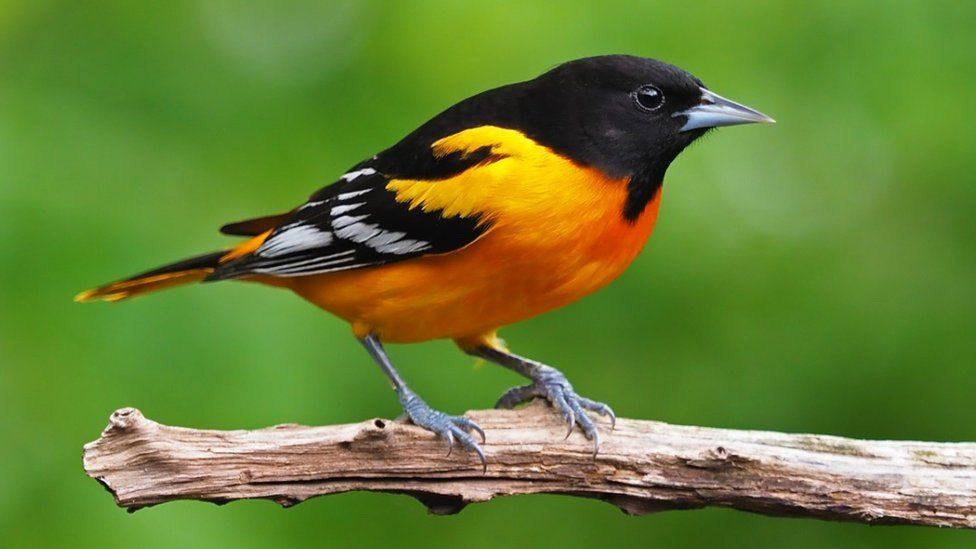
#> input picture plots/bird.jpg, 976 x 549 px
$ jupyter execute --allow-errors 'JPEG Compression.ipynb'
#> lines starting #> are read from the running program, lines starting #| are printed output that depends on the picture
# JPEG Compression

1. [Colorspace Conversion](#yuv)

2. [Chroma Subsampling](#subs)

3. [DCT and Quantization](#dct)

4. [Delta & Huffman Encoding](#enc)

Good links:
- [Understanding and writing JPEG decoder in python](https://yasoob.me/posts/understanding-and-writing-jpeg-decoder-in-python/)
- [Understanding Image Compression](https://medium.com/big-on-development/understanding-image-compression-362087124136)

[cell 1]
import numpy as np
import cv2
import matplotlib.pyplot as plt

# Colorspace Conversion <a id='yuv'></a>

[cell 2]
def show_image(image, bgr=True):
#> called with bgr = True
    plt.axis('off')
    if bgr:
        image = cv2.cvtColor(image, cv2.COLOR_BGR2RGB)
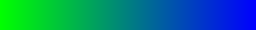
#> image: shape (30, 256, 3); mean R, G, B 0, 127.5, 127.5
    plt.imshow(image)
    plt.show()

colormap_u = np.array([[[i,255-i,0] for i in range(256)]],dtype=np.uint8)
colormap_v = np.array([[[0,255-i,i] for i in range(256)]],dtype=np.uint8)

show_image(np.concatenate([colormap_u]*30, axis=0))
show_image(np.concatenate([colormap_v]*30, axis=0))
#> call 2 of show_image, with bgr = True
#> in show_image (call 2), `image = cv2.cvtColor(image, cv2.COLOR_BGR2RGB)`:
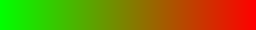
#> image: shape (30, 256, 3); mean R, G, B 127.5, 127.5, 0

### Test image

[cell 3]
im = cv2.imread('plots/bird.jpg')
#> im is the input picture: shape (549, 976, 3); mean B, G, R 52.4, 128.5, 103.2
show_image(im)

### Chroma map

[cell 4]
offsets = [0,30, 60, 90, 120, 150, 180, 210, 240]
f, ax = plt.subplots(len(offsets), len(offsets),figsize=(12,12))
f.tight_layout(pad=0)


#> (the rest of this cell did not finish here and is left out)

### Changes in luminosity

#> (a cell that did not finish here is left out)

# Chroma Subsampling <a id='subs'></a>

Humans are a lot better at distingushing changes in brightness than changes in color. Subsample color in the following way: given a `2 x J` block, a `J:a:b` subsample means that we take `J` values of luma per row, `a` unique chroma values in row `1` and `b` chroma values in row `2`

And this [good video](https://www.youtube.com/watch?v=fkz2-JVaYDk) with some more explanation. If we choose `4:4:4` then no subsampling occurs.

# Discrete Cosine Transform & Quantization <a id='dct'></a>

The following DCT explanation is only shown for the brightness values. A similar approached is used to quantize the chroma, although with different (and more strict) quantization matrices.

[cell 6]
raw_im = (im.mean(2)/255.0).astype('float32')
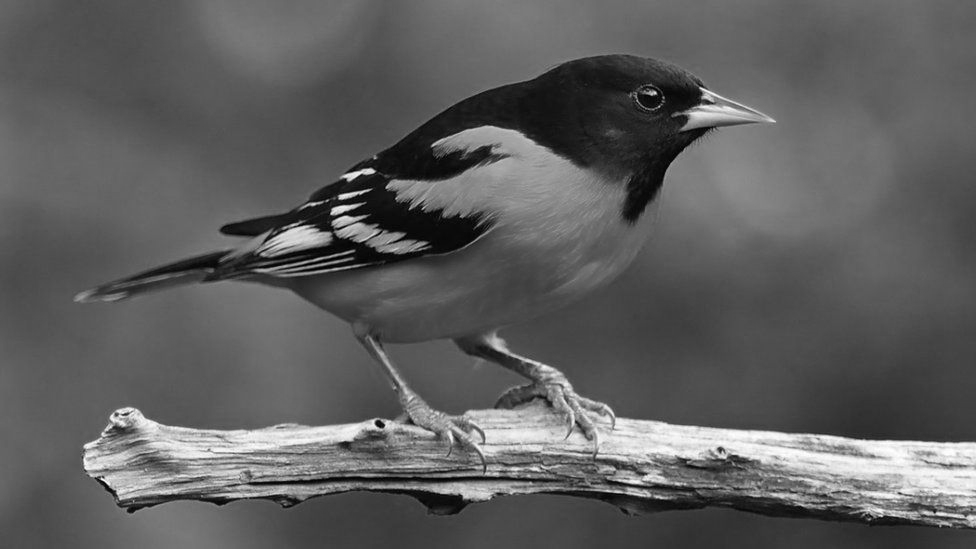
#> raw_im: shape (549, 976) float32; min 0, max 0.999, mean 0.371
dct_coef = cv2.dct(raw_im)

f, ax = plt.subplots(1,2, figsize=(10,7))

ax[0].axis('off'); ax[1].axis('off')

ax[0].imshow(raw_im, cmap='gray')
ax[0].set_title('Grayscale Image')

ax[1].imshow(dct_coef[:20, :20], cmap='binary')
ax[1].set_title('DCT Coefficients Heatmap')

plt.tight_layout()
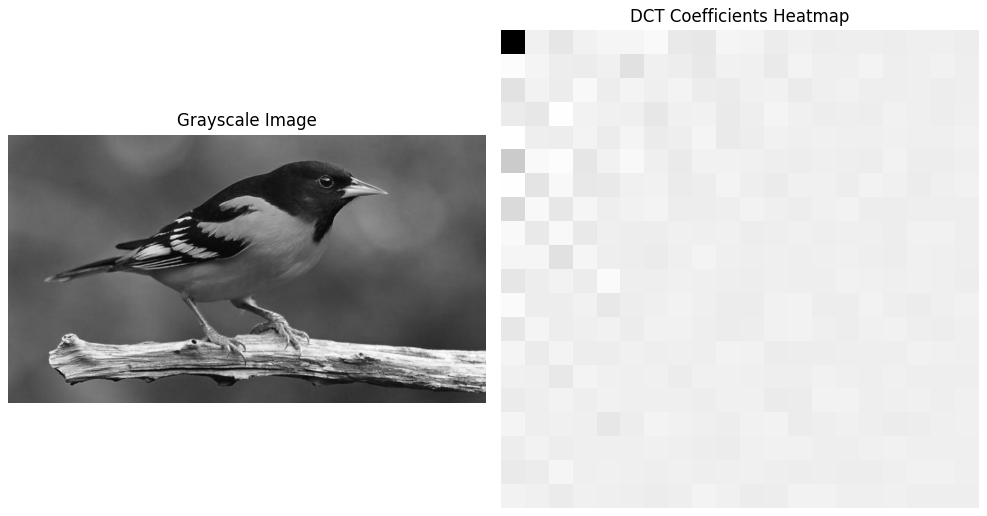
#> figure drawn by matplotlib, 2 panels

[cell 7]
f, ax = plt.subplots(3, 3, figsize=(10,10))

for i, d in enumerate(range(5, 50, 5)):
    iter_dct = dct_coef.copy()
    iter_dct[d:, d:] = 0
    ax[i//3, i%3].imshow( cv2.idct( iter_dct ), cmap='gray')
    ax[i//3, i%3].set_title('#dct_params=%d'%(d**2))
    ax[i//3, i%3].axis('off')
    f.tight_layout(pad=0)

plt.show()
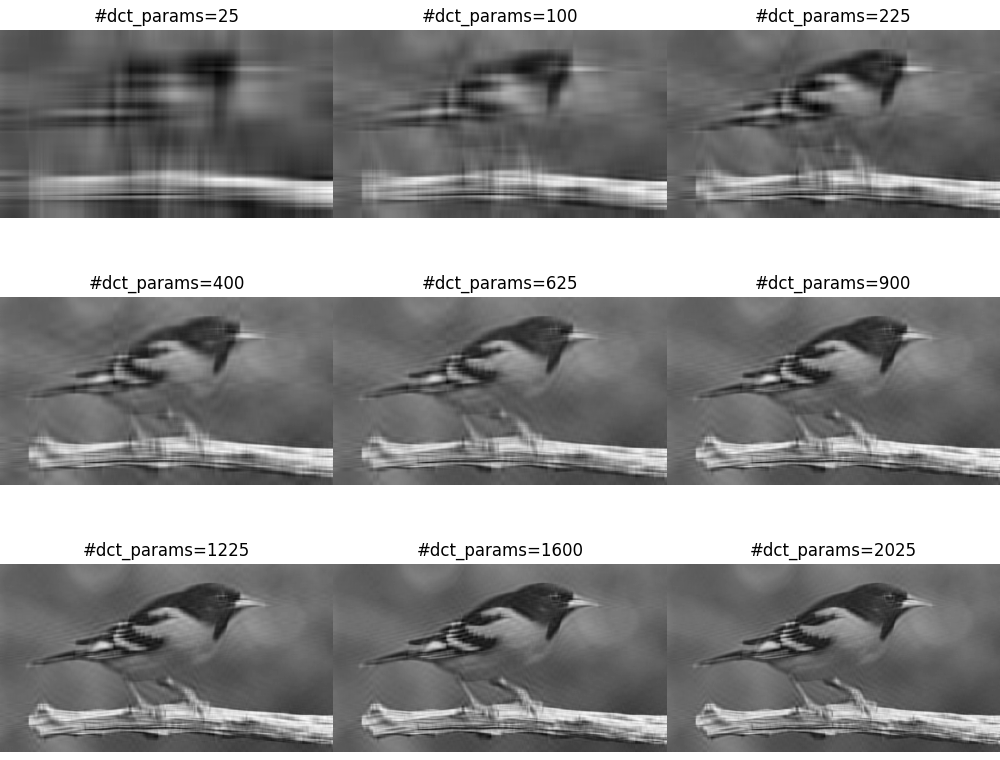
#> figure drawn by matplotlib, 9 panels

In JPEG, DCT is applied to `8x8` pixel blocks separately. This means that after applying DCT to an `8x8` block, we will get an `8x8` weight matrix, corresponding to the following 64 cosine functions:

[cell 8]
f, ax = plt.subplots(1, 3, figsize=(15, 8))

p = (60, 90)

block = raw_im[p[0]:p[0]+8:, p[1]:p[1]+8].copy()*255
dct_block = cv2.dct(block)

ax[0].imshow(block, cmap='gray')

ax[1].matshow(dct_block, cmap='Reds')
ax[2].matshow(dct_block, cmap='Reds')

for i in range(3): ax[i].axis('off')

for i in range(8):
    for j in range(8):
        color = 'white' if i+j == 0 else 'black'
        c = dct_block[j,i].round(1)
        ax[1].text(i, j, str(c), va='center', ha='center', c=color)
        ax[2].text(i, j, 'DC' if i+j == 0 else 'AC', va='center', ha='center', c=color)
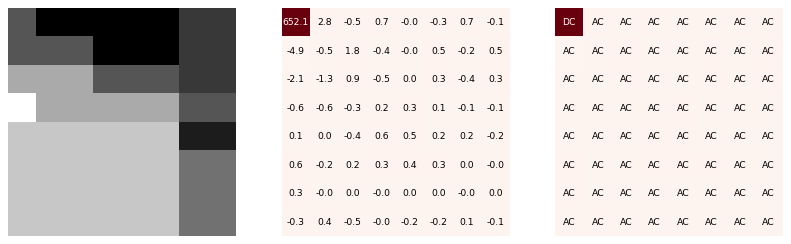
#> figure drawn by matplotlib, 3 panels

$ run again, with plots/dct64.png saved as plots/bird.jpg
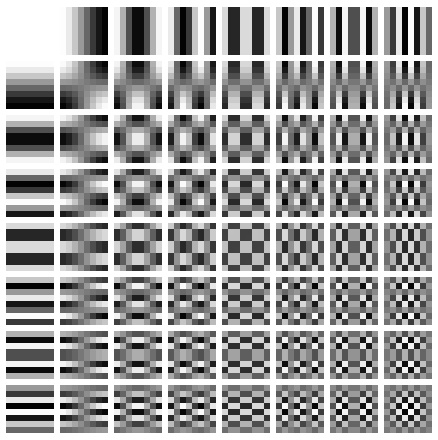
#> input picture plots/dct64.png, 438 x 440 px
#> im is the input picture: shape (440, 438, 3); min 0, max 255, mean 159.2
#> `[cell 6] raw_im = (im.mean(2)/255.0).astype('float32') dct_coef = cv2...`:
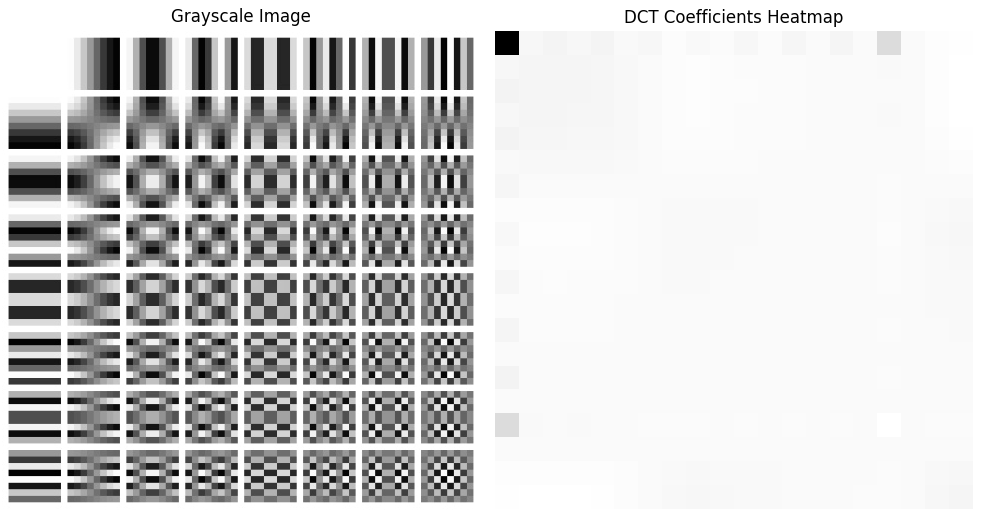
#> figure drawn by matplotlib, 2 panels
#> `[cell 8] f, ax = plt.subplots(1, 3, figsize=(15, 8))  p = (60, 90)  bl..`:
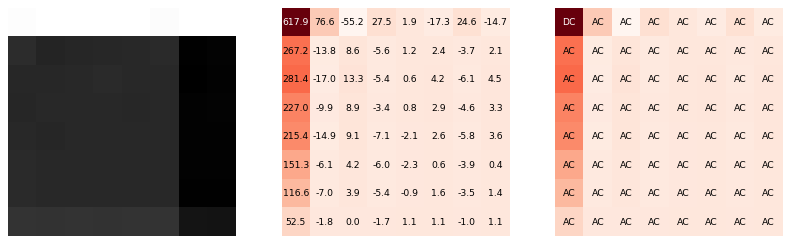
#> figure drawn by matplotlib, 3 panels
